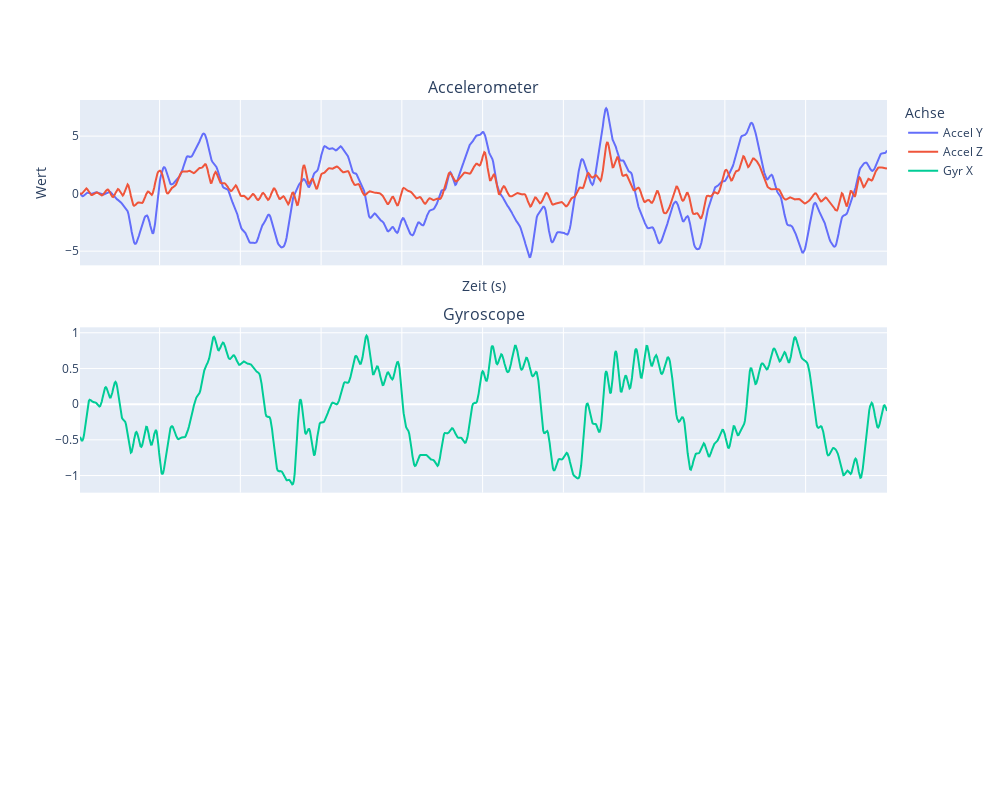

Here is the notebook cell this chart was saved with:
### Code cell
plot_df(filtered_df_sq)

### Figure 1 — Plotly figure (JSON) as saved in the notebook; plotly's stock layout.template omitted (floating-point values rounded to 4 significant figures; data arrays with more than 128 entries replaced by an {"elided": "..."} marker saying what was removed)
{"data": [{"name": "Accel Y", "type": "scatter", "x": {"elided": "1001 float values"}, "y": {"elided": "1001 float values"}}, {"name": "Accel Z", "type": "scatter", "x": {"elided": "1001 float values"}, "y": {"elided": "1001 float values"}}, {"marker": {"size": 4}, "name": "Gyr X", "type": "scatter", "x": {"elided": "1001 float values"}, "xaxis": "x2", "y": {"elided": "1001 float values"}, "yaxis": "y2"}], "layout": {"annotations": [{"font": {"size": 16}, "showarrow": false, "text": "Accelerometer", "x": 0.5, "xanchor": "center", "xref": "paper", "y": 1, "yanchor": "bottom", "yref": "paper"}, {"font": {"size": 16}, "showarrow": false, "text": "Gyroscope", "x": 0.5, "xanchor": "center", "xref": "paper", "y": 0.6333, "yanchor": "bottom", "yref": "paper"}], "height": 800, "legend": {"title": {"text": "Achse"}}, "width": 1000, "xaxis": {"anchor": "y", "domain": [0, 1], "matches": "x3", "showticklabels": false, "title": {"text": "Zeit (s)"}}, "xaxis2": {"anchor": "y2", "domain": [0, 1], "matches": "x3", "showticklabels": false}, "xaxis3": {"anchor": "y3", "domain": [0, 1]}, "yaxis": {"anchor": "x", "domain": [0.7333, 1], "title": {"text": "Wert"}}, "yaxis2": {"anchor": "x2", "domain": [0.3667, 0.6333]}, "yaxis3": {"anchor": "x3", "domain": [0, 0.2667]}}}
